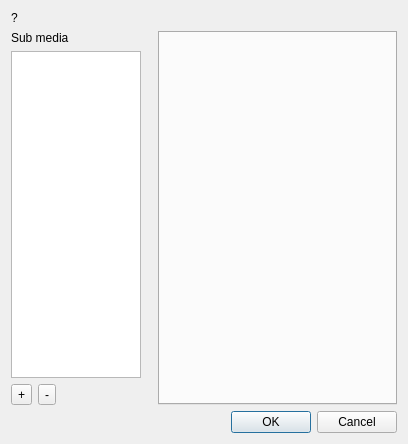
<?xml version="1.0" encoding="UTF-8"?>
<ui version="4.0">
 <class>MediaView</class>
 <widget class="QDialog" name="MediaView">
  <property name="geometry">
   <rect>
    <x>0</x>
    <y>0</y>
    <width>408</width>
    <height>444</height>
   </rect>
  </property>
  <property name="minimumSize">
   <size>
    <width>408</width>
    <height>0</height>
   </size>
  </property>
  <property name="maximumSize">
   <size>
    <width>16777215</width>
    <height>16777215</height>
   </size>
  </property>
  <property name="focusPolicy">
   <enum>Qt::NoFocus</enum>
  </property>
  <property name="windowTitle">
   <string>Dialog</string>
  </property>
  <layout class="QVBoxLayout" name="verticalLayout">
   <item>
    <widget class="QLabel" name="label">
     <property name="toolTip">
      <string>Media help:
-Add submedia by clicking on the + button below the submedia list.
-Remove submedia by clicking on the - button below the submedia list. Cannot remove the root.
-See submedia by clicking on the wish media.
-Rename submedia by double clicking on the wish media.
-Edit the current media by filling all the field.</string>
     </property>
     <property name="text">
      <string>?</string>
     </property>
    </widget>
   </item>
   <item>
    <layout class="QHBoxLayout" name="horizontalLayout_2">
     <item>
      <layout class="QVBoxLayout" name="verticalLayout_2">
       <item>
        <widget class="QLabel" name="label_2">
         <property name="text">
          <string>Sub media</string>
         </property>
        </widget>
       </item>
       <item>
        <widget class="QTreeWidget" name="treeWidget">
         <property name="maximumSize">
          <size>
           <width>130</width>
           <height>16777215</height>
          </size>
         </property>
         <property name="editTriggers">
          <set>QAbstractItemView::DoubleClicked</set>
         </property>
         <property name="tabKeyNavigation">
          <bool>true</bool>
         </property>
         <attribute name="headerVisible">
          <bool>false</bool>
         </attribute>
         <column>
          <property name="text">
           <string notr="true">1</string>
          </property>
         </column>
        </widget>
       </item>
       <item>
        <layout class="QHBoxLayout" name="horizontalLayout_4">
         <item>
          <widget class="QToolButton" name="w_add">
           <property name="text">
            <string>+</string>
           </property>
          </widget>
         </item>
         <item>
          <widget class="QToolButton" name="w_remove">
           <property name="text">
            <string>-</string>
           </property>
          </widget>
         </item>
         <item>
          <spacer name="horizontalSpacer">
           <property name="orientation">
            <enum>Qt::Horizontal</enum>
           </property>
           <property name="sizeHint" stdset="0">
            <size>
             <width>40</width>
             <height>20</height>
            </size>
           </property>
          </spacer>
         </item>
        </layout>
       </item>
      </layout>
     </item>
     <item>
      <widget class="QTabWidget" name="tabWidget">
       <property name="minimumSize">
        <size>
         <width>239</width>
         <height>0</height>
        </size>
       </property>
       <property name="focusPolicy">
        <enum>Qt::StrongFocus</enum>
       </property>
       <property name="tabShape">
        <enum>QTabWidget::Triangular</enum>
       </property>
      </widget>
     </item>
    </layout>
   </item>
   <item>
    <widget class="QDialogButtonBox" name="buttonBox">
     <property name="orientation">
      <enum>Qt::Horizontal</enum>
     </property>
     <property name="standardButtons">
      <set>QDialogButtonBox::Cancel|QDialogButtonBox::Ok</set>
     </property>
    </widget>
   </item>
  </layout>
 </widget>
 <tabstops>
  <tabstop>treeWidget</tabstop>
  <tabstop>w_add</tabstop>
  <tabstop>w_remove</tabstop>
  <tabstop>tabWidget</tabstop>
 </tabstops>
 <resources/>
 <connections>
  <connection>
   <sender>buttonBox</sender>
   <signal>accepted()</signal>
   <receiver>MediaView</receiver>
   <slot>accept()</slot>
   <hints>
    <hint type="sourcelabel">
     <x>257</x>
     <y>384</y>
    </hint>
    <hint type="destinationlabel">
     <x>157</x>
     <y>274</y>
    </hint>
   </hints>
  </connection>
  <connection>
   <sender>buttonBox</sender>
   <signal>rejected()</signal>
   <receiver>MediaView</receiver>
   <slot>reject()</slot>
   <hints>
    <hint type="sourcelabel">
     <x>325</x>
     <y>384</y>
    </hint>
    <hint type="destinationlabel">
     <x>286</x>
     <y>274</y>
    </hint>
   </hints>
  </connection>
 </connections>
</ui>
